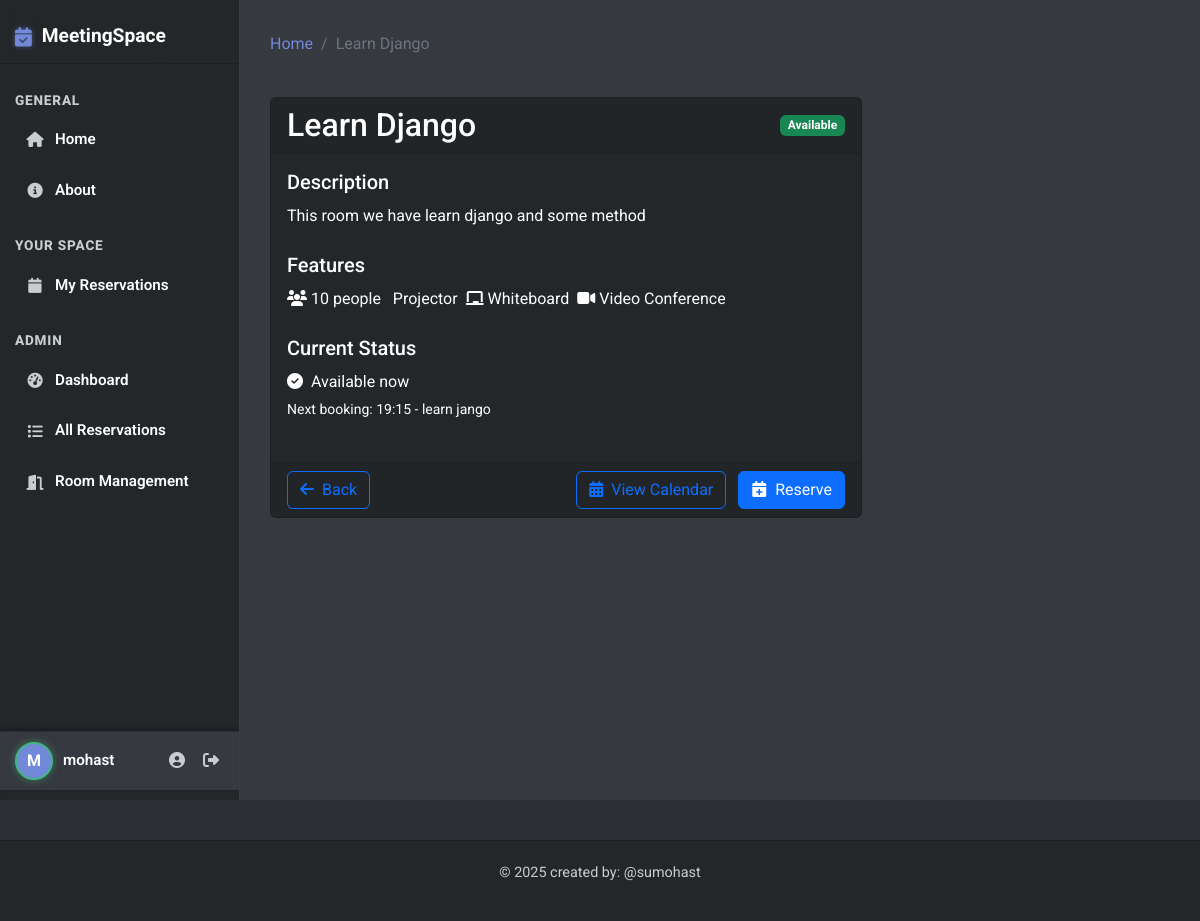
The page /room/8/ (signed in) on the database its author committed.
### base/models.py (models this page shows, shortened)
class Room(models.Model):
    name = models.CharField(max_length=100)
    capacity = models.IntegerField(default=10)
    has_projector = models.BooleanField(default=False)
    has_whiteboard = models.BooleanField(default=False)
    has_video_conference = models.BooleanField(default=False)
    description = models.TextField(null=True, blank=True)
    created = models.DateTimeField(auto_now_add=True)
    updated = models.DateTimeField(auto_now=True)
    class Meta: # this class is used to define metadata for the model , for example when we want to sort the rooms by name
        ordering = ['name']
    def get_current_status(self): # this function returns the current status of the room (occupied/free)
        now = datetime.now()
        today = now.date()
        current_time = now.time()
        active_reservation = self.reservation_set.filter(
            date=today,
            start_time__lte=current_time,
            end_time__gt=current_time
        ).first()
        if active_reservation:
            return {
                'status': 'occupied',
                'reservation': active_reservation
            }
        else:
            return {
                'status': 'free',
                'next_reservation': self.reservation_set.filter(
                    date=today,
                    start_time__gt=current_time
                ).order_by('start_time').first()
            }
    def get_available_time_slots(self, date): #
        all_defined_slots = TimeSlot.objects.filter(is_active=True).order_by('start_time')
        if not all_defined_slots.exists():
            return [] # اگر هیچ اسلات زمانی تعریف نشده باشد
        reservations_for_date = self.reservation_set.filter(date=date) #
        booked_slots_ranges = [(res.start_time, res.end_time) for res in reservations_for_date] #
        available_slots_list = []
        for slot in all_defined_slots:
            slot_start, slot_end = slot.start_time, slot.end_time
            is_slot_available = True
            for res_start, res_end in booked_slots_ranges: #
                if res_start < slot_end and res_end > slot_start: #
                    is_slot_available = False #
                    break #
            if is_slot_available: #
                available_slots_list.append((slot_start, slot_end)) #
        return available_slots_list #

class Reservation(models.Model):
    participant_count = models.IntegerField(default=1, help_text="Number of participants")
    room = models.ForeignKey(Room, on_delete=models.CASCADE)
    user = models.ForeignKey(User, on_delete=models.CASCADE)
    title = models.CharField(max_length=200)
    description = models.TextField(null=True, blank=True)
    date = models.DateField()
    start_time = models.TimeField()
    end_time = models.TimeField()
    participants_emails = models.TextField(null=True, blank=True,
                                          help_text="Enter email addresses separated by commas")
    reminder_sent = models.BooleanField(default=False) # this field is used to track if a reminder has been sent for this reservation
    created = models.DateTimeField(auto_now_add=True)
    updated = models.DateTimeField(auto_now=True)
    class Meta:
        ordering = ['date', 'start_time']
        constraints = [
            models.UniqueConstraint(
                fields=['room', 'date', 'start_time'],
                name='unique_reservation'
            )
        ]

### base/views.py (the view)
# urls.py: path('room/<str:pk>/', views.room_detail, name="room-detail"),
def room_detail(request, pk):
    room = get_object_or_404(Room, id=pk)
    current_status = room.get_current_status()
    today = datetime.now().date()
    available_slots = room.get_available_time_slots(today)
    upcoming_reservations = Reservation.objects.filter(
        room=room,
        date__gte=today
    ).order_by('date', 'start_time')[:5]
    today_reservations = Reservation.objects.filter(
        room=room,
        date=today
    )
    room_is_full = False
    active_reservation = None
    if current_status['status'] == 'occupied':
        active_reservation = current_status['reservation']
        if hasattr(active_reservation, 'participant_count') and active_reservation.participant_count >= room.capacity:
            room_is_full = True
    context = {
        'room': room,
        'current_status': current_status,
        'available_slots': available_slots,
        'today': today,
        'upcoming_reservations': upcoming_reservations,
        'room_is_full': room_is_full,
        'active_reservation': active_reservation,
    }
    return render(request, 'base/room_detail.html', context)

### templates/base/room_detail.html (shortened to what this page needs)
{% extends 'main.html' %}
{% block content %}
<div class="row mb-4">
    <div class="col-12">
        <nav aria-label="breadcrumb">
            <ol class="breadcrumb">
                <li class="breadcrumb-item"><a href="{% url 'home' %}">Home</a></li>
                <li class="breadcrumb-item active">{{ room.name }}</li>
            </ol>
        </nav>
    </div>
</div>
<div class="row">
    <div class="col-md-8">
        <div class="card mb-4">
            <div class="card-header d-flex justify-content-between align-items-center">
                <h2 class="mb-0">{{ room.name }}</h2>
                {% if current_status.status == 'free' %}
                <span class="badge bg-success">Available</span>
                {% else %}
                <span class="badge bg-danger">Occupied</span>
                {% endif %}
            </div>
            <div class="card-body">
                <div class="mb-4">
                    <h5>Description</h5>
                    <p>{{ room.description }}</p>
                </div>
                <div class="mb-4">
                    <h5>Features</h5>
                    <div class="d-flex flex-wrap gap-2 mt-2">
                        <span class="feature-badge">
                            <i class="fas fa-users"></i> {{ room.capacity }} people
                        </span>
                        {% if room.has_projector %}
                        <span class="feature-badge">
                             Projector
                        </span>
                        {% endif %}
                        {% if room.has_whiteboard %}
                        <span class="feature-badge">
                            <i class="fas fa-chalkboard"></i> Whiteboard
                        </span>
                        {% endif %}
                        {% if room.has_video_conference %}
                        <span class="feature-badge">
                            <i class="fas fa-video"></i> Video Conference
                        </span>
                        {% endif %}
                    </div>
                </div>
                <div class="mb-4">
                    <h5>Current Status</h5>
                    {% if current_status.status == 'free' %}
                    <p class="status-free">
                        <i class="fas fa-check-circle me-1"></i> Available now
                        {% if current_status.next_reservation %}
                        <br>
                        <small>Next booking: {{ current_status.next_reservation.start_time|time:"H:i" }} - {{ current_status.next_reservation.title }}</small>
                        {% endif %}
                    </p>
                    {% endif %}
                </div>
            </div>
            <div class="card-footer">
                <div class="d-flex justify-content-between">
                    <a href="{% url 'home' %}" class="btn btn-outline-primary">
                        <i class="fas fa-arrow-left me-1"></i> Back
                    </a>
                    <div>
                        <a href="{% url 'room-calendar' room.id %}" class="btn btn-outline-primary me-2">
                            <i class="fas fa-calendar-alt me-1"></i> View Calendar
                        </a>
                        {% if user.is_authenticated %}
                            {% if room_is_full %}
                                <div class="alert alert-warning">This room is currently at full capacity!</div>
                            {% else %}
                                <a href="{% url 'create-reservation' room.id %}" class="btn btn-primary">
                                    <i class="fas fa-calendar-plus me-1"></i> Reserve
                                </a>
                            {% endif %}
                        {% endif %}
                    </div>
                </div>
            </div>
        </div>
    </div>
</div>
{% endblock %}

### templates/main.html (shortened to what this page needs)
{% load static %}
<!DOCTYPE html>
<html lang="en">
<head>
    <link href="https://cdn.jsdelivr.net/npm/bootstrap@5.2.3/dist/css/bootstrap.min.css" rel="stylesheet">
    <link rel="stylesheet" href="https://cdnjs.cloudflare.com/ajax/libs/font-awesome/6.4.0/css/all.min.css">
    <link rel="stylesheet" href="{% static 'css/discord-theme.css' %}">
</head>
<body>
    <div class="discord-app-container">
        <div class="sidebar-left">
            <a class="brand-link" href="{% url 'home' %}">
                <i class="fas fa-calendar-check"></i>MeetingSpace
            </a>
            <div class="nav-category">General</div>
            <ul class="list-unstyled mb-0">
                <li class="nav-item-discord">
                    <a class="{% if request.path == '/' %}active{% endif %}" href="{% url 'home' %}">
                        <i class="fas fa-home"></i> Home
                    </a>
                </li>
                <li class="nav-item-discord">
                    <a class="{% if 'about' in request.path %}active{% endif %}" href="{% url 'about' %}">
                        <i class="fas fa-info-circle"></i> About
                    </a>
                </li>
            </ul>
            {% if user.is_authenticated %}
            <div class="nav-category mt-3">Your Space</div>
            <ul class="list-unstyled mb-0">
                <li class="nav-item-discord">
                    <a class="{% if 'my-reservations' in request.path %}active{% endif %}" href="{% url 'user-reservations' %}">
                        <i class="fas fa-calendar"></i> My Reservations
                    </a>
                </li>
            </ul>
            {% if user.is_staff %}
            <div class="nav-category mt-3">Admin</div>
            <ul class="list-unstyled mb-0">
                <li class="nav-item-discord">
                    <a class="{% if 'admin-dashboard' in request.path %}active{% endif %}" href="{% url 'admin-dashboard' %}">
                        <i class="fas fa-tachometer-alt"></i> Dashboard
                    </a>
                </li>
                <li class="nav-item-discord">
                    <a class="{% if 'admin-reservations' in request.path %}active{% endif %}" href="{% url 'admin-reservations' %}">
                        <i class="fas fa-list"></i> All Reservations
                    </a>
                </li>
                <li class="nav-item-discord">
                    <a class="{% if 'room-management' in request.path %}active{% endif %}" href="{% url 'room-management' %}">
                        <i class="fas fa-door-open"></i> Room Management
                    </a>
                </li>
            </ul>
            {% endif %}
            {% endif %}
            <div class="user-panel-discord mt-auto">
                {% if user.is_authenticated %}
                    <div class="user-avatar">
                        {{ user.username|slice:":1"|upper }}
                    </div>
                    <div class="user-info">
                        <div class="username">{{ user.username }}</div>
                    </div>
                    <div class="user-actions">
                        <a href="{% url 'profile' %}" title="Profile"><i class="fas fa-user-circle"></i></a>
                        <a href="{% url 'logout' %}" title="Logout"><i class="fas fa-sign-out-alt"></i></a>
                    </div>
                {% else %}
                    <a href="{% url 'login' %}" class="btn-discord btn-sm w-100">
                        <i class="fas fa-sign-in-alt me-1"></i> Login
                    </a>
                {% endif %}
            </div>
        </div>
        <div class="content-main-discord">
            {% block content %}{% endblock %}
        </div>
    </div>
    <footer>
        <div class="container">
            <p>&copy; {% now "Y" %} created by: @sumohast </p>
        </div>
    </footer>
</body>
</html>

### static/css/discord-theme.css (style rules this page uses)
:root { --discord-dark-bg: #2C2F33; --discord-surface-1: #23272A; --discord-surface-2: #36393F; --discord-text-primary: #ffffff; --discord-text-secondary: #C8CDD0; --discord-blue: #7289DA; --discord-blue-hover: #677BC4; --discord-green: #43B581; --discord-red: #F04747; --discord-yellow: #FCC047; --discord-border-light: rgba(255, 255, 255, 0.1); --discord-shadow-dark: rgba(0, 0, 0, 0.4); --discord-shadow-light: rgba(0, 0, 0, 0.2); }
body { background-color: var(--discord-dark-bg) !important; color: var(--discord-text-primary) !important; font-family: 'Roboto', sans-serif !important; margin: 0; padding: 0; overflow: hidden; line-height: 1.7; }
.discord-app-container { display: flex; height: 100vh; overflow: hidden; }
.sidebar-left { width: 240px; background-color: var(--discord-surface-1); padding: 10px 0; flex-shrink: 0; display: flex; flex-direction: column; overflow-y: auto; border-right: 1px solid var(--discord-border-light); box-shadow: 2px 0 5px var(--discord-shadow-dark); }
.sidebar-left .brand-link { display: flex; align-items: center; padding: 10px 15px; color: var(--discord-text-primary); font-size: 1.2rem; font-weight: 700; text-decoration: none; border-bottom: 1px solid rgba(0, 0, 0, 0.2); margin-bottom: 10px; background: linear-gradient(to right, var(--discord-surface-1), rgba(35, 39, 42, 0.8)); transition: background-color 0.2s ease; }
.sidebar-left .brand-link i { color: var(--discord-blue); margin-right: 10px; text-shadow: 0 0 5px rgba(114, 137, 218, 0.5); }
.sidebar-left .nav-category { color: var(--discord-text-secondary); font-size: 0.85rem; text-transform: uppercase; margin: 15px 15px 5px 15px; font-weight: 800; letter-spacing: 0.8px; }
.sidebar-left .nav-item-discord a { display: flex; align-items: center; padding: 10px 15px; margin: 0 10px 5px 10px; border-radius: 6px; color: var(--discord-text-primary); text-decoration: none; transition: background-color 0.2s ease-in-out, color 0.2s ease-in-out; font-weight: 600; font-size: 0.95rem; }
.sidebar-left .nav-item-discord i { margin-right: 10px; width: 20px; text-align: center; color: var(--discord-text-secondary); transition: color 0.2s ease; }
.user-panel-discord { margin-top: auto; padding: 10px 15px; background-color: var(--discord-surface-2); border-top: 1px solid rgba(0, 0, 0, 0.2); display: flex; align-items: center; box-shadow: 0 -2px 5px rgba(0, 0, 0, 0.3); }
.user-panel-discord .user-avatar { width: 38px; height: 38px; border-radius: 50%; background-color: var(--discord-blue); display: flex; align-items: center; justify-content: center; color: #fff; font-weight: bold; font-size: 1rem; margin-right: 10px; flex-shrink: 0; border: 2px solid var(--discord-green); box-shadow: 0 0 8px rgba(67, 181, 129, 0.5); }
.user-panel-discord .user-info { flex-grow: 1; color: var(--discord-text-primary); font-size: 0.95rem; }
.user-panel-discord .user-info .username { font-weight: 600; }
.user-panel-discord .user-actions { display: flex; gap: 8px; }
.user-panel-discord .user-actions a { color: var(--discord-text-secondary); padding: 5px; border-radius: 3px; transition: color 0.15s ease-in-out, background-color 0.15s ease-in-out; }
.content-main-discord { flex-grow: 1; background-color: var(--discord-surface-2); overflow-y: auto; padding: 30px; position: relative; }
.card, .form-control { background-color: var(--discord-surface-1) !important; border: 1px solid rgba(0, 0, 0, 0.2) !important; color: var(--discord-text-primary) !important; border-radius: 6px !important; }
a { color: var(--discord-blue); text-decoration: none; transition: color 0.2s ease; }
footer { background-color: var(--discord-surface-1); border-top: 1px solid rgba(0,0,0,0.2); color: var(--discord-text-secondary); margin-top: 40px; padding: 20px 0; text-align: center; font-size: 0.9rem; }

### rows shown on the page
Room: name "Learn Django", description "This room we have learn django and some method", capacity "10"
Reservation: next_reservation.start_time "19:15", next_reservation "learn jango"

### other values the page prints
{{ user.username|slice:":1"|upper }} "M"
{{ user.username }} "mohast"
